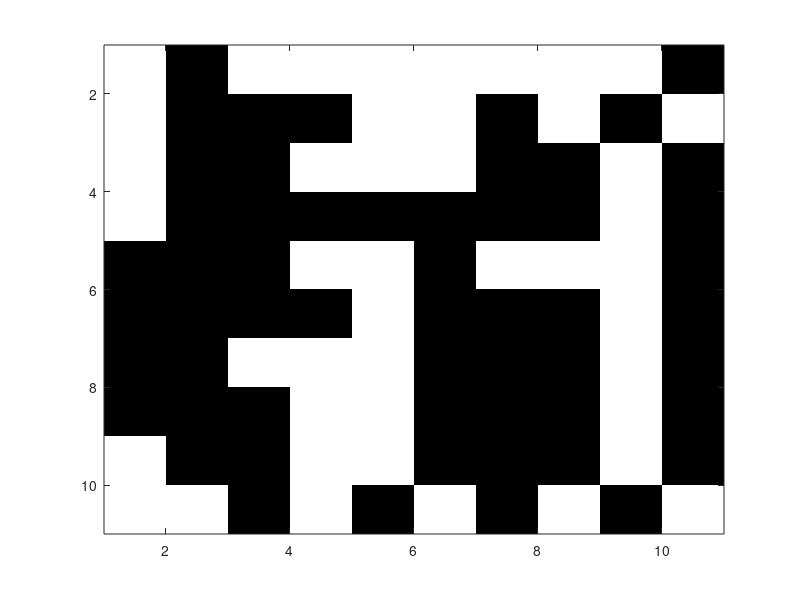

Source code (MATLAB):



clc;
A = randi([0 1], 10, 10);
[r,c] = size(A);                           %# Get the matrix size
imagesc((1:c)+0.5,(1:r)+0.5,A);            %# Plot the image
colormap(gray);                              %# Use a gray colormap
% axis equal                                   %# Make axes grid sizes equal
% set(gca,'XTick',1:(c+1),'YTick',1:(r+1),...  %# Change some axes properties
%         'XLim',[1 c+1],'YLim',[1 r+1],...
%         'GridLineStyle','-','XGrid','on','YGrid','on');
    
